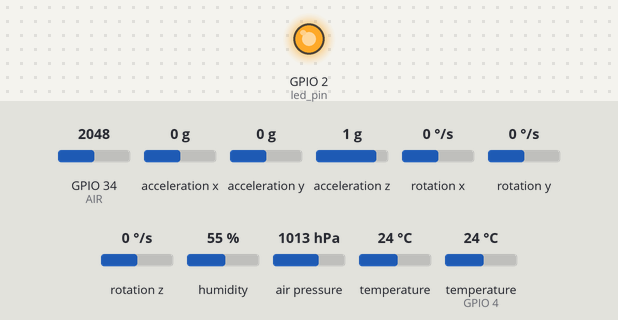
A sketch run on a simulated ESP32. Shown: output pins drawn as LEDs (lit = HIGH). The test bench sets the inputs (shaded band); at power-on: GPIO 34 (AIR) = 2048, acceleration x 0 g, acceleration y 0 g, acceleration z 1 g, rotation x 0 °/s, rotation y 0 °/s, rotation z 0 °/s, humidity 55 %, air pressure 1013 hPa, temperature 24 °C, temperature (sensor on GPIO 4) 24 °C. What the sketch prints to the serial monitor is not drawn.

Above: at 0.1 s.
Timing chart, 0 to 1.6 s (numbered marks = the images above):
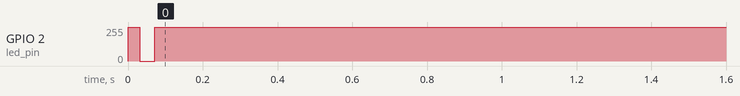

The sketch:

sketch_dec12c.ino
```cpp
#include <Wire.h>
#include <Adafruit_Sensor.h>
#include "DHT.h"
#include <Adafruit_BMP085.h>
#include <Adafruit_MPU6050.h>

//-----------------------------------------------------------------------------------------------------
//                                               DEFINES
//-----------------------------------------------------------------------------------------------------
#define DHTPIN  4                                // DHT output pin
#define DHTTYPE DHT11                              // DHT type (11, 21, 22)
#define AIR 34
//-----------------------------------------------------------------------------------------------------
//                                              VARIABLES
//-----------------------------------------------------------------------------------------------------
const int led_pin = 2;                             // Onboard LED for ESP32

//-----------------------------------------------------------------------------------------------------
//                                           DATA STRUCTURES
//-----------------------------------------------------------------------------------------------------
struct package {
    int air;
    float temperature;
    float humidity;
    float pressure;
    float altitude;
    float accex, accey, accez;
    float gyrx, gyry, gyrz;
    int hall_value;
};

typedef struct package Package;
Package data;

//-----------------------------------------------------------------------------------------------------
//                                            LIBRARY CALLS
//-----------------------------------------------------------------------------------------------------
DHT dht(DHTPIN, DHTTYPE);
Adafruit_BMP085 bmp;
Adafruit_MPU6050 mpu;

//-----------------------------------------------------------------------------------------------------
//                                                SETUP
//-----------------------------------------------------------------------------------------------------
void setup() {
    Serial.begin(115200);                          // Start serial monitor
    Wire.begin();                                  // Initialize I2C
    pinMode(led_pin, OUTPUT);
    pinMode(AIR,INPUT);
    // Initialize sensors
    dht.begin();
    bmp.begin();
    mpu.begin();

    Serial.println("Setup complete");
}

//-----------------------------------------------------------------------------------------------------
//                                              MAIN LOOP
//-----------------------------------------------------------------------------------------------------
void loop() {
    digitalWrite(led_pin, HIGH);                  // Turn on LED to indicate reading data
    readSensor();                                 // Read sensor data
    outputData();                                 // Output data via serial
    digitalWrite(led_pin, LOW);                   // Turn off LED
                                    // Delay before next iteration
}

//-----------------------------------------------------------------------------------------------------
//                                              FUNCTIONS
//-----------------------------------------------------------------------------------------------------
void readSensor() {
    sensors_event_t a, g, temp;
    mpu.getEvent(&a, &g, &temp);
    data.air  = analogRead(AIR);
    data.humidity = dht.readHumidity();
    data.temperature = dht.readTemperature();
    data.pressure = bmp.readPressure();
    data.altitude = bmp.readAltitude();
    data.accex = a.acceleration.x;
    data.accey = a.acceleration.y;
    data.accez = a.acceleration.z;
    data.gyrx = g.gyro.x;
    data.gyry = g.gyro.y;
    data.gyrz = g.gyro.z;

    // Read the Hall sensor value from the ESP32
    data.hall_value = hallRead();
}

void outputData() {
    Serial.print(data.temperature);
    Serial.print(",");
    Serial.print(data.humidity);
    Serial.print(",");
    Serial.print(data.pressure);
    Serial.print(",");
    Serial.print(data.altitude);
    Serial.print(",");
    Serial.print(data.hall_value);
    Serial.print(",");
    Serial.print(data.air);
    Serial.print(",");
    Serial.print(data.gyry);
    Serial.print(",");
    Serial.print(data.gyrx);
    Serial.print(",");
    Serial.println(data.gyrz);
}
```

Measured:
- by itself, GPIO 2 (led_pin): 0/255 → 254/255 at 0.00 s
